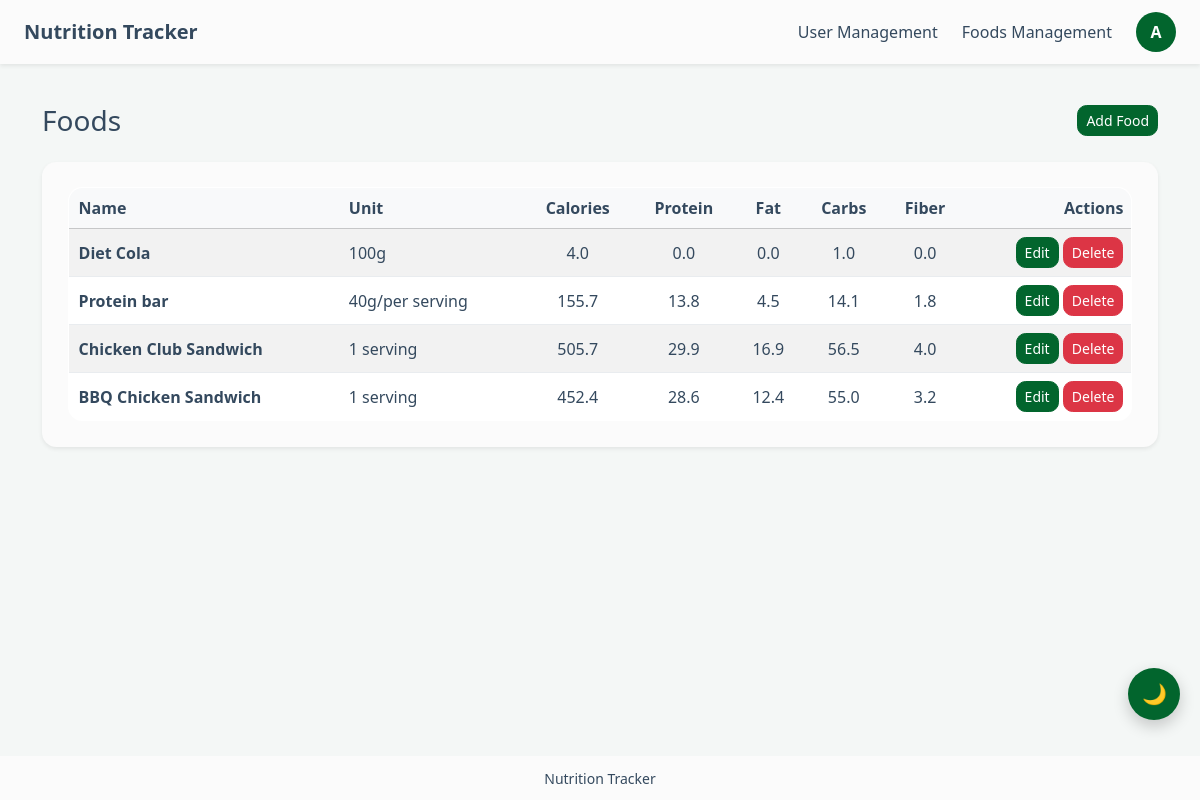
Page /foods/ (signed in) on the committed database.
### tracker/models.py (models this page shows, shortened)
class Food(models.Model):
    user = models.ForeignKey(settings.AUTH_USER_MODEL, on_delete=models.CASCADE, related_name='foods')
    name = models.CharField(max_length=120)
    unit = models.CharField(max_length=30, default='100g', help_text='e.g. 100g, serving, piece')
    calories = models.FloatField()
    protein = models.FloatField(default=0)
    fat = models.FloatField(default=0)
    carbohydrates = models.FloatField(default=0)
    fiber = models.FloatField(default=0)
    created_at = models.DateTimeField(auto_now_add=True)
    class Meta:
        ordering = ['name']
        unique_together = ('user', 'name')

### tracker/views.py (the view)
# urls.py: path('foods/', views.food_list, name='food_list'),
@login_required
def food_list(request):
    foods = Food.objects.filter(user=request.user)
    admin_user = User.objects.filter(is_superuser=True).first()
    if(admin_user):
        foods = Food.objects.filter(
            Q(user=request.user) | Q(user=admin_user)
        ).annotate(
            sort_priority=Case(
                When(user=request.user, then=Value(0)),
                When(user=admin_user, then=Value(1)),
                default=Value(2),
                output_field=IntegerField(),
            )
        ).order_by('sort_priority', '-id')
    return render(request, 'tracker/food_list.html', {'foods': foods})

### tracker/templates/tracker/food_list.html (shortened to what this page needs)
{% extends 'tracker/base.html' %}
{% block content %}
<div class="d-flex flex-column gap-4">
    <section class="d-flex flex-column flex-md-row justify-content-between align-items-md-center gap-3">
        <h1 class="h3 mb-0">Foods</h1>
        <button class="btn btn-primary btn-sm" type="button" onclick="openModal('{% url 'food_create' %}')">Add Food</button>
    </section>
    <div class="card shadow-sm border-0">
        <div class="card-body">
            {% if foods %}
            <div class="table-responsive">
                <table class="table table-striped table-hover align-middle mb-0">
                    <thead class="table-light">
                        <tr>
                            <th>Name</th>
                            <th>Unit</th>
                            <th class="text-center">Calories</th>
                            <th class="text-center">Protein</th>
                            <th class="text-center">Fat</th>
                            <th class="text-center">Carbs</th>
                            <th class="text-center">Fiber</th>
                            <th class="text-end">Actions</th>
                        </tr>
                    </thead>
                    <tbody>
                        {% for food in foods %}
                        <tr>
                            <td class="fw-semibold">{{ food.name }}</td>
                            <td>{{ food.unit }}</td>
                            <td class="text-center">{{ food.calories }}</td>
                            <td class="text-center">{{ food.protein }}</td>
                            <td class="text-center">{{ food.fat }}</td>
                            <td class="text-center">{{ food.carbohydrates }}</td>
                            <td class="text-center">{{ food.fiber }}</td>
                            <td class="text-end">
                                {% if request.user.is_staff %}
                                    {% if food.user.is_superuser %}
                                        <button class="btn btn-primary btn-sm" type="button"
                                            onclick="openModal('{% url 'food_edit_admin' food.pk %}')">Edit</button>
                                        <button class="btn btn-danger btn-sm" type="button"
                                            onclick="openModal('{% url 'food_delete_admin' food.pk %}')">Delete</button>
                                    {% else %}
                                        <button class="btn btn-primary btn-sm" type="button"
                                            onclick="openModal('{% url 'food_adopt' food.pk %}')">Adopt</button>
                                        <button class="btn btn-danger btn-sm" type="button"
                                            onclick="openModal('{% url 'food_delete_admin' food.pk %}')">Delete</button>
                                    {% endif %}
                                {% endif %}
                            </td>
                        </tr>
                        {% endfor %}
                    </tbody>
                </table>
            </div>
            {% else %}
            <p class="text-muted mb-0">No foods added yet.</p>
            {% endif %}
        </div>
    </div>
</div>
{% endblock %}

### tracker/templates/tracker/base.html (shortened to what this page needs)
{% load static %}
<!DOCTYPE html>
<html lang="zh-CN">
<head>
    <link rel="stylesheet" href="{% static 'tracker/css/bootstrap-custom.min.css' %}">
    <link rel="stylesheet" href="{% static 'tracker/css/common.css' %}">
</head>
<body>
<header class="site-header fixed-top">
    <nav class="navbar navbar-expand-lg shadow-sm site-navbar">
        <div class="container-fluid px-3 px-lg-4">
            <a class="navbar-brand fw-bold" href="{% url 'home' %}">
                Nutrition Tracker
            </a>
            {% if user.is_authenticated %}
                <div class="collapse navbar-collapse" id="mainNavbar">
                    <div class="navbar-nav ms-auto align-items-lg-center gap-lg-2">
                        {% if request.user.is_staff %}
                            <a class="nav-link" href="{% url 'admin_user_list' %}">User Management</a>
                            <a class="nav-link" href="{% url 'food_list_admin' %}">Foods Management</a>
                        {% else %}
                            <a class="nav-link" href="{% url 'dashboard' %}">Dashboard</a>
                            <a class="nav-link" href="{% url 'food_list' %}">Foods</a>
                            <a class="nav-link" href="{% url 'record_list' %}">Records</a>
                        {% endif %}
                        <form action="{% url 'account' %}" method="post" class="ms-lg-2 mb-0">
                            <button class="btn p-0 border-0 bg-transparent" type="submit" title="User info" aria-label="User info">
                                <span class="avatar-circle">
                                    {{ request.user.username|default:'U'|first|upper }}
                                </span>
                            </button>
                        </form>
                    </div>
                </div>
            {% endif %}
        </div>
    </nav>
</header>
<main class="page-content">
    <div class="{% block main_container_class %}container py-4{% endblock %}">
        {% block content %}{% endblock %}
    </div>
</main>
<footer class="site-footer fixed-bottom">
    <div class="container text-center small py-2">
        Nutrition Tracker
    </div>
</footer>
<button id="themeToggle" class="theme-toggle" title="Toggle theme">
    🌙
</button>
</body>
</html>

### tracker/static/tracker/css/common.css (style rules this page uses)
:root { --header-height: 64px; --footer-height: 44px; --primary-color: #02652d; --primary-hover: #5da67d; --bg-color: #f4f7f6; --card-bg: #fbfbfb; --text-main: #34495e; --text-muted: #5f6f7d; --border-color: #e9ecef; --table-bg: #ffffff; --table-head: #f8f9fa; }
body { background: var(--bg-color); color: var(--text-main); }
body, .card, .navbar, .site-footer { transition: background 0.25s ease, color 0.25s ease; }
.navbar-brand { color: var(--text-main) !important; }
.nav-link { color: var(--text-main) !important; }
.page-content { min-height: calc(100vh - var(--header-height) - var(--footer-height)); padding-top: calc(var(--header-height) + 1rem); padding-bottom: calc(var(--footer-height) + 1rem); }
.site-header .navbar { min-height: var(--header-height); background: var(--card-bg); }
.site-footer { height: var(--footer-height); display: flex; align-items: center; background: var(--card-bg); }
.card { border-radius: 0.9rem; border: none; background: var(--card-bg); color: var(--text-main) !important; box-shadow: 0 0.35rem 0.8rem rgba(0,0,0,0.05); }
.card .card-body { padding: 1.6rem; }
.table { --bs-table-bg: var(--table-bg); --bs-table-border-color: var(--border-color); --bs-table-hover-bg: rgba(0,0,0,0.04); border: 1px solid var(--border-color); background: var(--table-bg); color: var(--text-main); }
.table thead th { background: var(--table-head); color: var(--text-main); font-weight: 600; }
.table th, .table td { color: var(--text-main) !important; padding-left: 10px; }
.table, .list-group { border-radius: 0.9rem; overflow: hidden; }
.btn { border-radius: 0.6rem; }
.btn-primary { background: var(--primary-color); border-color: var(--primary-color); }
.avatar-circle { width: 40px; height: 40px; border-radius: 50%; background: var(--primary-color); color: white; display: flex; align-items: center; justify-content: center; font-weight: 700; transition: transform 0.12s ease, box-shadow 0.12s ease; }
.theme-toggle { position: fixed; right: 20px; bottom: 80px; width: 52px; height: 52px; border-radius: 50%; border: none; background: var(--primary-color); color: white; font-size: 20px; cursor: pointer; display: flex; align-items: center; justify-content: center; box-shadow: 0 6px 16px rgba(0,0,0,0.2); z-index: 1000; transition: transform 0.15s ease, box-shadow 0.15s ease, background 0.2s; }

### rows in the picture
Food: name "Diet Cola", unit "100g", calories "4.0", protein "0.0", fat "0.0", carbohydrates "1.0", fiber "0.0", shows "Edit"
Food: name "Protein bar", unit "40g/per serving", calories "155.7", protein "13.8", fat "4.5", carbohydrates "14.1", fiber "1.8", shows "Edit"
Food: name "Chicken Club Sandwich", unit "1 serving", calories "505.7", protein "29.9", fat "16.9", carbohydrates "56.5", fiber "4.0", shows "Edit"
Food: name "BBQ Chicken Sandwich", unit "1 serving", calories "452.4", protein "28.6", fat "12.4", carbohydrates "55.0", fiber "3.2", shows "Edit"

### other values in the picture
{{ request.user.username|default:'U'|first|upper }} "A"
